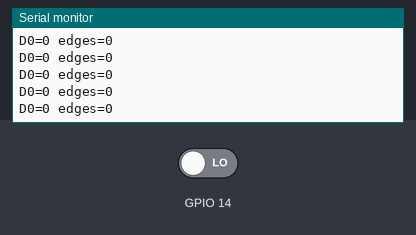
Bench run of a sketch on a simulated ESP32. Parts: the last lines printed to the serial monitor. Inputs (shaded band) come from the test bench; at power-on: GPIO 14 LOW.

Above: at 1.4 s.
1.5 s: GPIO 14 driven HIGH
At 1.71 s:
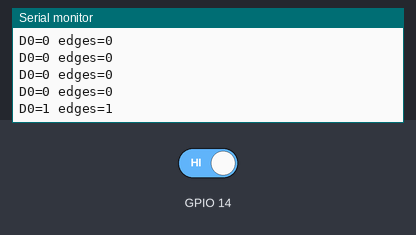
3.0 s: GPIO 14 driven LOW
At 3.21 s:
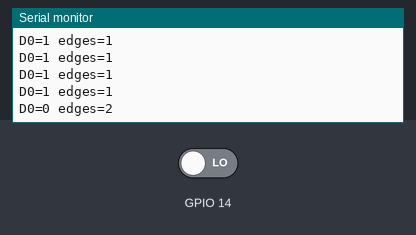
Timing chart, 0 to 6.0 s (numbered marks = the images above; inputs shaded):
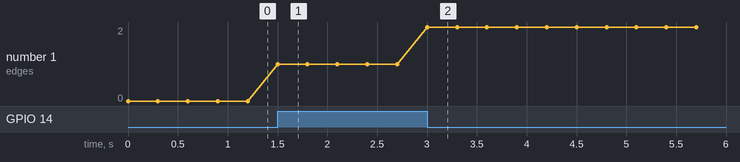

The sketch:

t05_isr_discovery.ino
```cpp
volatile uint32_t edgeCount = 0;
void IRAM_ATTR onEdge() { edgeCount++; }

void setup() {
  Serial.begin(115200);
  pinMode(14, INPUT);
  attachInterrupt(digitalPinToInterrupt(14), onEdge, CHANGE);
}
void loop() {
  Serial.printf("D0=%d edges=%lu\n", digitalRead(14), edgeCount);
  delay(300);
}
```

Measured:
- after the input at 1.5 s, the serial monitor: prints a new line at once (image 1)
- after the input at 3.0 s, the serial monitor: prints a new line at once (image 2)
- plotted number 1: 0 → 1 after the input at 1.5 s, 1 → 2 after the input at 3.0 s
